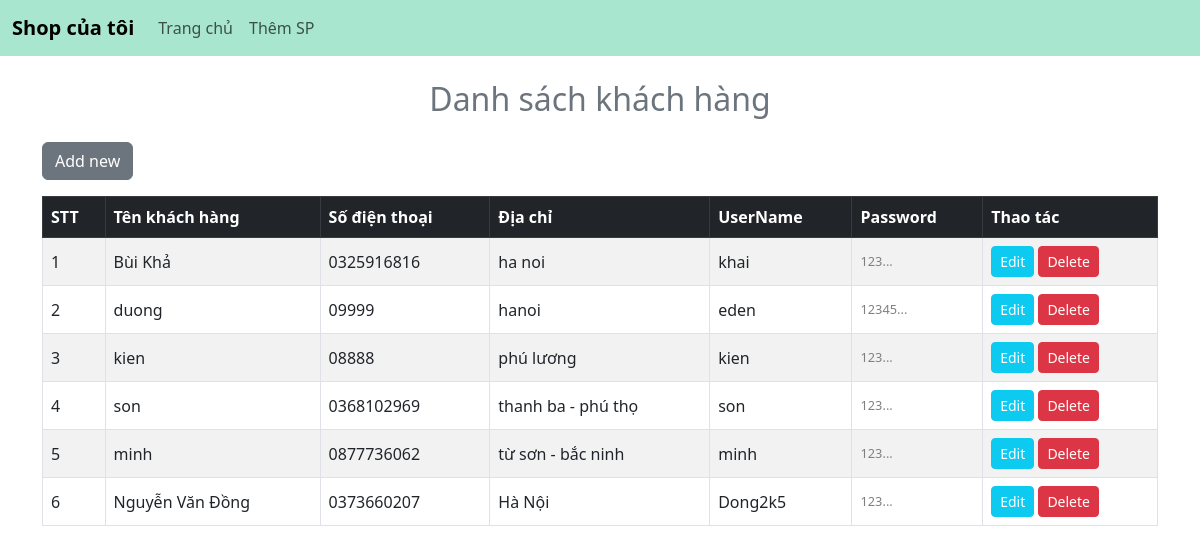
Screenshot of /admin/manage_customers.php with the database file from the repository.
### tables this page shows
CREATE TABLE `users` (
  `id` int(11) NOT NULL,
  `username` varchar(50) NOT NULL,
  `password` varchar(255) NOT NULL,
  `fullname` varchar(255) DEFAULT NULL,
  `phone` varchar(20) DEFAULT NULL,
  `address` text DEFAULT NULL,
  `email` varchar(100) DEFAULT NULL,
  `role` enum('admin','user') DEFAULT 'user',
  `created_at` timestamp NOT NULL DEFAULT current_timestamp()
);

### admin/manage_customers.php (the view, shortened to what this page needs)
<?php
include '../db/db_connect.php';
$sql = "SELECT * FROM users WHERE role = 'user'";
$result = mysqli_query($conn, $sql);
?>
<!DOCTYPE html>
<html lang="vi">
<head>
    <link href="https://cdn.jsdelivr.net/npm/bootstrap@5.3.0/dist/css/bootstrap.min.css" rel="stylesheet">
</head>
<body>
<nav class="navbar navbar-expand-lg navbar-custom mb-4">
  <div class="container-fluid">
    <a class="navbar-brand fw-bold" href="admin_dashboard.php">Shop của tôi</a>
    <div class="collapse navbar-collapse">
      <ul class="navbar-nav me-auto">
        <li class="nav-item"><a class="nav-link" href="admin_dashboard.php">Trang chủ</a></li>
        <li class="nav-item"><a class="nav-link" href="add_book.php">Thêm SP</a></li>
      </ul>
    </div>
  </div>
</nav>
<div class="container">
    <h2 class="text-center text-secondary mb-4">Danh sách khách hàng</h2>
    <a href="add_customer.php" class="btn btn-secondary mb-3">Add new</a>
    <table class="table table-striped table-bordered align-middle">
        <thead class="table-dark">
            <tr>
                <th>STT</th>
                <th>Tên khách hàng</th>
                <th>Số điện thoại</th>
                <th>Địa chỉ</th>
                <th>UserName</th>
                <th>Password</th>
                <th>Thao tác</th>
            </tr>
        </thead>
        <tbody>
            <?php
            $stt = 1;
            while ($row = mysqli_fetch_assoc($result)) { ?>
            <tr>
                <td><?php echo $stt++; ?></td>
                <td><?php echo $row['fullname']; ?></td>
                <td><?php echo $row['phone']; ?></td>
                <td><?php echo $row['address']; ?></td>
                <td><?php echo $row['username']; ?></td>
                <td style="font-size: 0.8em; color: gray;">
                    <?php echo substr($row['password'], 0, 15) . "..."; ?>
                </td>
                <td>
                    <a href="edit_customer.php?id=<?php echo $row['id']; ?>" class="btn btn-info btn-sm text-white">Edit</a>
                    <a href="delete_customer.php?id=<?php echo $row['id']; ?>" class="btn btn-danger btn-sm" onclick="return confirm('Xóa khách hàng này?');">Delete</a>
                </td>
            </tr>
            <?php } ?>
        </tbody>
    </table>
</div>
</body>
</html>

### admin/manage_customers.php (style rules this page uses)
.navbar-custom { background-color: #a8e6cf; }

### rows the page displays
users: fullname "Bùi Khả", phone "0325916816", address "ha noi", username "khai", password "123"
users: fullname "duong", phone "09999", address "hanoi", username "eden", password "12345"
users: fullname "kien", phone "08888", address "phú lương", username "kien", password "123"
users: fullname "son", phone "0368102969", address "thanh ba - phú thọ", username "son", password "123"
users: fullname "minh", phone "0877736062", address "từ sơn - bắc ninh", username "minh", password "123"
users: fullname "Nguyễn Văn Đồng", phone "0373660207", address "Hà Nội", username "Dong2k5", password "123"
